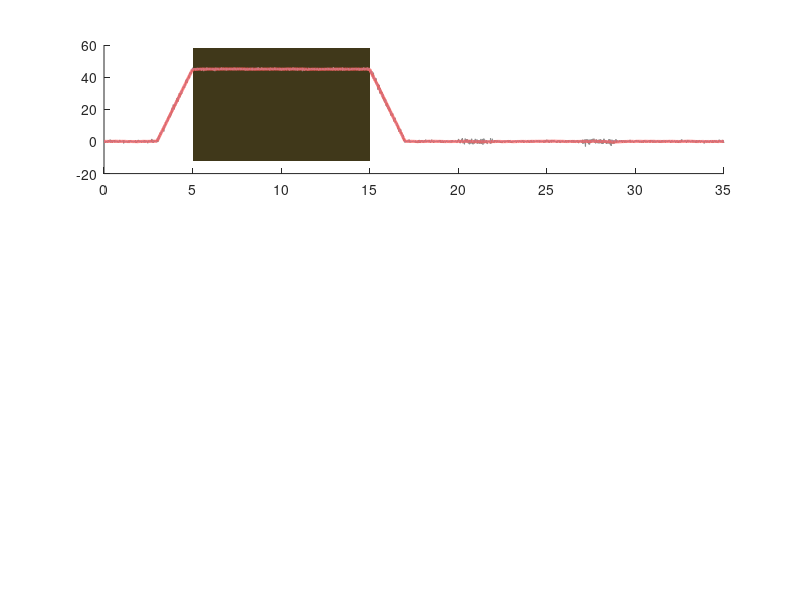

MATLAB code to generate this figure: (Note: this script raises an error after producing the figure.)
% ================================================================
%  BAI 6 - UOC LUONG GOC ROLL / PITCH / YAW
%  Cam bien: MPU6050 (Accel + Gyro)
%  Kalman Filter da chay tren Arduino, MATLAB phan tich ket qua
% ================================================================
clear; clc; close all;

% ================================================================
%  MAU SAC CHO GIAO DIEN TOI (Dark Theme)
% ================================================================
CLR_BG      = [0.10  0.10  0.10];   % nen figure
CLR_AX      = [0.15  0.15  0.15];   % nen axes
CLR_TXT     = [0.95  0.95  0.95];   % chu trang
CLR_GRID    = [0.30  0.30  0.30];   % luoi
CLR_ACCEL   = [0.55  0.55  0.55];   % xam
CLR_GYRO    = [0.40  0.70  1.00];   % xanh duong nhat
CLR_KF      = [1.00  0.35  0.35];   % do
CLR_KF_P    = [0.35  0.85  0.55];   % xanh la (Pitch KF)
CLR_REF     = [1.00  0.85  0.20];   % vang (duong chuan)
CLR_HOLD_R  = [0.25  0.22  0.10];   % vung giu Roll
CLR_HOLD_P  = [0.10  0.20  0.28];   % vung giu Pitch
CLR_WARN    = [0.90  0.50  0.10];   % cam (canh bao)

%% ===== 1. DOC DU LIEU =====
fid = fopen('bai_6.txt', 'r');
raw = textscan(fid, '%f%f%f%f%f%f%f%f%f', ...
    'Delimiter', ',', 'CommentStyle', '#', 'HeaderLines', 3);
fclose(fid);

t_ms = raw{1};
Ra   = raw{2};   % Roll  - Accelerometer
Pa   = raw{3};   % Pitch - Accelerometer
Rg   = raw{4};   % Roll  - Gyro
Pg   = raw{5};   % Pitch - Gyro
Yg   = raw{6};   % Yaw   - Gyro (tich phan)
Rkf  = raw{7};   % Roll  - Kalman Filter
Pkf  = raw{8};   % Pitch - Kalman Filter

t       = t_ms / 1000;
dt_mean = mean(diff(t));
Fs      = 1 / dt_mean;

fprintf('========================================\n');
fprintf('  DU LIEU BAI 6\n');
fprintf('========================================\n');
fprintf('  So mau          : %d\n',    length(t));
fprintf('  Thoi gian tong  : %.2f s\n', t(end)-t(1));
fprintf('  Tan so lay mau  : %.1f Hz\n', Fs);
fprintf('  dt trung binh   : %.2f ms\n', dt_mean*1000);

%% ===== 2. MOC THOI GIAN =====
T_STATIC_S    = 0.5;   T_STATIC_E    = 2.5;
T_ROLL_START  = 3.0;
T_ROLL_HOLD_S = 5.0;   T_ROLL_HOLD_E = 15.0;
T_ROLL_END    = 17.0;
T_REST1_S     = 17.0;  T_REST1_E     = 20.0;
T_PITCH_START = 20.0;
T_PITCH_HOLD_S= 22.0;  T_PITCH_HOLD_E= 27.0;
T_PITCH_END   = 29.0;
T_FINAL_S     = 29.0;  T_FINAL_E     = t(end);

%% ===== HAM TIEN ICH DARK THEME =====
function style_axes(ax, clr_ax, clr_txt, clr_grid)
    set(ax, 'Color', clr_ax, ...
            'XColor', clr_txt, 'YColor', clr_txt, ...
            'GridColor', clr_grid, 'MinorGridColor', clr_grid*1.5, ...
            'GridAlpha', 0.4, 'MinorGridAlpha', 0.2, ...
            'FontSize', 9, 'FontName', 'Consolas', ...
            'Box', 'on', 'LineWidth', 0.8);
    grid(ax, 'on'); grid(ax, 'minor');
end

%% ===== 3. FIGURE 1: TONG QUAN =====
fig1 = figure('Name','Bai 6 - Tong quan', ...
    'Position',[30 30 1350 860], 'Color', CLR_BG);

% ---------- ROLL ----------
ax1 = subplot(3,1,1);
patch([T_ROLL_HOLD_S T_ROLL_HOLD_E T_ROLL_HOLD_E T_ROLL_HOLD_S], ...
      [-12 -12 58 58], CLR_HOLD_R, 'EdgeColor','none', 'FaceAlpha',1);
hold on;
plot(t, Ra,  'Color',CLR_ACCEL, 'LineWidth',0.8, 'DisplayName','Accel');
plot(t, Rg,  'Color',CLR_GYRO,  'LineWidth',0.9, 'LineStyle','--', ...
    'DisplayName','Gyro (tich phan)');
plot(t, Rkf, 'Color',CLR_KF,    'LineWidth',2.2, 'DisplayName','Kalman Filter');
yline(45, 'Color',CLR_REF, 'LineWidth',1.2, 'LineStyle',':', ...
    'DisplayName','45° chuan');
yline(0,  'Color',CLR_REF, 'LineWidth',0.8, 'LineStyle',':');
ylabel('Goc (do)', 'Color',CLR_TXT, 'FontSize',10);
title('ROLL  –  xung quanh truc X', 'Color',CLR_TXT, 'FontSize',12, ...
    'FontWeight','bold');
lg = legend('Location','northeast', 'FontSize',8, 'TextColor',CLR_TXT);
lg.Color = [0.12 0.12 0.12]; lg.EdgeColor = CLR_GRID;
style_axes(ax1, CLR_AX, CLR_TXT, CLR_GRID);
xlim([0 t(end)]); ylim([-12 58]);
text(T_ROLL_HOLD_S+0.4, 50, '  Vung giu 45°', 'Color',CLR_REF, ...
    'FontSize',8, 'FontName','Consolas');

% ---------- PITCH ----------
ax2 = subplot(3,1,2);
patch([T_PITCH_HOLD_S T_PITCH_HOLD_E T_PITCH_HOLD_E T_PITCH_HOLD_S], ...
      [-12 -12 42 42], CLR_HOLD_P, 'EdgeColor','none', 'FaceAlpha',1);
hold on;
plot(t, Pa,  'Color',CLR_ACCEL, 'LineWidth',0.8, 'DisplayName','Accel');
plot(t, Pg,  'Color',CLR_GYRO,  'LineWidth',0.9, 'LineStyle','--', ...
    'DisplayName','Gyro (tich phan)');
plot(t, Pkf, 'Color',CLR_KF_P,  'LineWidth',2.2, 'DisplayName','Kalman Filter');
yline(30, 'Color',CLR_REF, 'LineWidth',1.2, 'LineStyle',':', ...
    'DisplayName','30° chuan');
yline(0,  'Color',CLR_REF, 'LineWidth',0.8, 'LineStyle',':');
ylabel('Goc (do)', 'Color',CLR_TXT, 'FontSize',10);
title('PITCH  –  xung quanh truc Y', 'Color',CLR_TXT, 'FontSize',12, ...
    'FontWeight','bold');
lg2 = legend('Location','northeast', 'FontSize',8, 'TextColor',CLR_TXT);
lg2.Color = [0.12 0.12 0.12]; lg2.EdgeColor = CLR_GRID;
style_axes(ax2, CLR_AX, CLR_TXT, CLR_GRID);
xlim([0 t(end)]); ylim([-12 42]);
text(T_PITCH_HOLD_S+0.4, 34, '  Vung giu 30°', 'Color',CLR_REF, ...
    'FontSize',8, 'FontName','Consolas');

% ---------- YAW ----------
ax3 = subplot(3,1,3);
plot(t, Yg, 'Color',CLR_GYRO, 'LineWidth',1.8, ...
    'DisplayName','Yaw – Gyro (tich phan Euler)');
hold on;
yline(0, 'Color',CLR_REF, 'LineWidth',0.8, 'LineStyle',':');
ylabel('Goc (do)', 'Color',CLR_TXT, 'FontSize',10);
xlabel('Thoi gian (s)', 'Color',CLR_TXT, 'FontSize',10);
title('YAW  –  Tich phan Gyroscope (Open-loop, khong can Magnetometer)', ...
    'Color',CLR_TXT, 'FontSize',12, 'FontWeight','bold');
lg3 = legend('Location','northwest', 'FontSize',8, 'TextColor',CLR_TXT);
lg3.Color = [0.12 0.12 0.12]; lg3.EdgeColor = CLR_GRID;
style_axes(ax3, CLR_AX, CLR_TXT, CLR_GRID);
xlim([0 t(end)]);

sgt = sgtitle('BAI 6  –  Uoc luong goc Roll / Pitch / Yaw  |  MPU6050', ...
    'Color',CLR_TXT, 'FontSize',14, 'FontWeight','bold');

saveas(fig1, 'bai6_overview.png');

%% ===== 4. PHAN TICH SO =====

% --- ROLL tai 45 do ---
mask_hold = (t >= T_ROLL_HOLD_S) & (t <= T_ROLL_HOLD_E);
Rhold     = Rkf(mask_hold);
mean_R    = mean(Rhold);
std_R     = std(Rhold);
err_R     = mean_R - 45;
maxdev_R  = max(abs(Rhold - 45));

% --- PITCH tai 30 do ---
mask_ph   = (t >= T_PITCH_HOLD_S) & (t <= T_PITCH_HOLD_E);
Phold     = Pkf(mask_ph);
mean_P    = mean(Phold);
std_P     = std(Phold);
err_P     = mean_P - 30;
maxdev_P  = max(abs(Phold - 30));

% --- Hoi tu Roll ---
mask_ret  = (t >= T_ROLL_END) & (t <= T_REST1_E);
t_ret     = t(mask_ret);
R_ret     = Rkf(mask_ret);
idx_cR    = find(abs(R_ret) < 1.0, 1, 'first');

% --- Hoi tu Pitch ---
mask_pret = (t >= T_PITCH_END) & (t <= T_FINAL_E);
t_pret    = t(mask_pret);
P_pret    = Pkf(mask_pret);
idx_cP    = find(abs(P_pret) < 1.0, 1, 'first');

% --- Latency ---
mask_up   = (t >= T_ROLL_START) & (t <= 6.0);
t_up      = t(mask_up);
idx_ac    = find(Ra(mask_up) > 5, 1, 'first');
idx_kf    = find(Rkf(mask_up) > 5, 1, 'first');

% --- Drift Yaw ---
mask_yaw  = (t >= T_FINAL_S) & (t <= T_FINAL_E);
t_ys      = t(mask_yaw);
Yg_s      = Yg(mask_yaw);
p_yg      = polyfit(t_ys, Yg_s, 1);
drift_dps = p_yg(1);

% In ket qua
fprintf('\n========================================\n');
fprintf('  PHAN TICH ROLL\n');
fprintf('========================================\n');
fprintf('\n[ON DINH tai Roll = 45 do  (t = 5 - 15 s)]\n');
fprintf('  Trung binh KF        : %.4f do\n', mean_R);
fprintf('  Sai so so voi 45 do  : %+.4f do\n', err_R);
fprintf('  STD (nhieu)          : %.4f do\n', std_R);
fprintf('  Sai so dinh          : %.4f do\n', maxdev_R);
if     maxdev_R < 0.5, fprintf('  => RAT TOT (< 0.5 do)\n');
elseif maxdev_R < 1.0, fprintf('  => TOT     (< 1.0 do)\n');
else,                  fprintf('  => CAN KIEM TRA\n'); end

fprintf('\n[HOI TU ve 0 sau khi tha Roll  (t = 17 - 20 s)]\n');
if ~isempty(idx_cR)
    tc = t_ret(idx_cR) - T_ROLL_END;
    fprintf('  Dat |Roll| < 1 do sau : %.2f s\n', tc);
    if tc<=2, fprintf('  => XUAT SAC (< 2s)\n');
    elseif tc<=3, fprintf('  => TOT (< 3s)\n');
    else, fprintf('  => CHAM (> 3s)\n'); end
else
    fprintf('  Gia tri cuoi Roll KF : %.4f do\n', R_ret(end));
end

fprintf('\n========================================\n');
fprintf('  PHAN TICH PITCH\n');
fprintf('========================================\n');
fprintf('\n[ON DINH tai Pitch = 30 do  (t = 22 - 27 s)]\n');
fprintf('  Trung binh KF        : %.4f do\n', mean_P);
fprintf('  Sai so so voi 30 do  : %+.4f do\n', err_P);
fprintf('  STD (nhieu)          : %.4f do\n', std_P);
fprintf('  Sai so dinh          : %.4f do\n', maxdev_P);
if     maxdev_P < 0.5, fprintf('  => RAT TOT (< 0.5 do)\n');
elseif maxdev_P < 1.0, fprintf('  => TOT     (< 1.0 do)\n');
else,                  fprintf('  => CAN KIEM TRA\n'); end

fprintf('\n[HOI TU ve 0 sau khi tha Pitch  (t = 29 - 35 s)]\n');
if ~isempty(idx_cP)
    tp = t_pret(idx_cP) - T_PITCH_END;
    fprintf('  Dat |Pitch| < 1 do sau : %.2f s\n', tp);
    if tp<=2, fprintf('  => XUAT SAC (< 2s)\n');
    elseif tp<=3, fprintf('  => TOT (< 3s)\n');
    else, fprintf('  => CHAM (> 3s)\n'); end
else
    fprintf('  Gia tri cuoi Pitch KF : %.4f do\n', P_pret(end));
end

fprintf('\n========================================\n');
fprintf('  DO TRE (LATENCY)\n');
fprintf('========================================\n');
if ~isempty(idx_ac) && ~isempty(idx_kf)
    lat = (t_up(idx_kf) - t_up(idx_ac)) * 1000;
    fprintf('  Accel vuot 5 do : t = %.3f s\n', t_up(idx_ac));
    fprintf('  KF    vuot 5 do : t = %.3f s\n', t_up(idx_kf));
    fprintf('  Do tre           : %.1f ms\n', lat);
    if abs(lat)<10, fprintf('  => RAT THAP (< 10ms)\n');
    elseif abs(lat)<50, fprintf('  => CHAP NHAN (< 50ms)\n');
    else, fprintf('  => CAO, xem lai Q/R\n'); end
end

fprintf('\n========================================\n');
fprintf('  DANH GIA YAW\n');
fprintf('========================================\n');
fprintf('  Drift rate : %.6f do/s  =  %.4f do/phut\n', drift_dps, drift_dps*60);
fprintf('  Tong drift : %.4f do / %.0f s\n', Yg_s(end)-Yg_s(1), t_ys(end)-t_ys(1));

fprintf('\n========================================\n');
fprintf('  SO SANH VOI GOC CHUAN\n');
fprintf('========================================\n');
fprintf('%-10s %-10s %-12s %-12s %-12s %-12s\n', ...
    'Chuan(do)','Canh','t_start','t_end','Mean_KF','Sai so');
fprintf('%s\n', repmat('-',1,68));

segs = {
    0,  'Roll',  T_STATIC_S,    T_STATIC_E,    Rkf;
    45, 'Roll',  T_ROLL_HOLD_S, T_ROLL_HOLD_E, Rkf;
    0,  'Roll',  T_REST1_S,     T_REST1_E,     Rkf;
    0,  'Pitch', T_STATIC_S,    T_STATIC_E,    Pkf;
    30, 'Pitch', T_PITCH_HOLD_S,T_PITCH_HOLD_E,Pkf;
    0,  'Pitch', T_FINAL_S,     T_FINAL_E,     Pkf;
};
for i = 1:size(segs,1)
    ref  = segs{i,1};  axis_ = segs{i,2};
    ts   = segs{i,3};  te    = segs{i,4};  sig = segs{i,5};
    mk   = (t>=ts) & (t<=te);
    v    = mean(sig(mk));  e = abs(v-ref);
    if e<0.5, g='Rat tot'; elseif e<1.0, g='Tot'; else, g='Can KT'; end
    fprintf('%-10d %-10s %-12.1f %-12.1f %-12.4f %-12.4f  %s\n', ...
        ref, axis_, ts, te, v, e, g);
end

%% ===== 5. FIGURE 2: PHAN TICH CHI TIET =====
fig2 = figure('Name','Bai 6 - Chi tiet', ...
    'Position',[50 50 1320 900], 'Color', CLR_BG);

% --- (a) Roll tang/giu/ve 0 ---
ax4 = subplot(2,2,1);
mask_a = (t >= T_ROLL_START-0.5) & (t <= T_REST1_E);
plot(t(mask_a), Ra(mask_a),  'Color',CLR_ACCEL, 'LineWidth',0.9, ...
    'DisplayName','Accel');
hold on;
plot(t(mask_a), Rkf(mask_a), 'Color',CLR_KF, 'LineWidth',2.2, ...
    'DisplayName','Kalman KF');
yline(45,'Color',CLR_REF,'LineWidth',1,'LineStyle','--');
yline(0, 'Color',CLR_REF,'LineWidth',0.8,'LineStyle','--');
xlabel('t (s)','Color',CLR_TXT); ylabel('Roll (do)','Color',CLR_TXT);
title('Roll: Tang – Giu – Ve 0','Color',CLR_TXT,'FontWeight','bold');
lg4 = legend('FontSize',8,'TextColor',CLR_TXT);
lg4.Color=[0.12 0.12 0.12]; lg4.EdgeColor=CLR_GRID;
style_axes(ax4, CLR_AX, CLR_TXT, CLR_GRID);

% --- (b) Pitch tang/giu/ve 0 ---
ax5 = subplot(2,2,2);
mask_b = (t >= T_PITCH_START-0.5) & (t <= T_FINAL_E);
plot(t(mask_b), Pa(mask_b),  'Color',CLR_ACCEL, 'LineWidth',0.9, ...
    'DisplayName','Accel');
hold on;
plot(t(mask_b), Pkf(mask_b), 'Color',CLR_KF_P, 'LineWidth',2.2, ...
    'DisplayName','Kalman KF');
yline(30,'Color',CLR_REF,'LineWidth',1,'LineStyle','--');
yline(0, 'Color',CLR_REF,'LineWidth',0.8,'LineStyle','--');
xlabel('t (s)','Color',CLR_TXT); ylabel('Pitch (do)','Color',CLR_TXT);
title('Pitch: Tang – Giu – Ve 0','Color',CLR_TXT,'FontWeight','bold');
lg5 = legend('FontSize',8,'TextColor',CLR_TXT);
lg5.Color=[0.12 0.12 0.12]; lg5.EdgeColor=CLR_GRID;
style_axes(ax5, CLR_AX, CLR_TXT, CLR_GRID);

% --- (c) Nhieu tai goc giu ---
ax6 = subplot(2,2,3);
t_hn = t(mask_hold) - T_ROLL_HOLD_S;
dev_R = Rhold - 45;
fill([t_hn; flipud(t_hn)], ...
     [ones(size(t_hn))*0.5; ones(size(t_hn))*(-0.5)], ...
     [0.2 0.2 0.1], 'EdgeColor','none', 'FaceAlpha',0.5);
hold on;
plot(t_hn, dev_R, 'Color',CLR_KF, 'LineWidth',1.5);
yline(0.5,  'Color',CLR_REF,'LineWidth',1,'LineStyle','--');
yline(-0.5, 'Color',CLR_REF,'LineWidth',1,'LineStyle','--');
yline(0,    'Color',[0.4 1 0.4],'LineWidth',1.2);
xlabel('Thoi gian giu goc (s)','Color',CLR_TXT);
ylabel('Sai so (do)','Color',CLR_TXT);
title(sprintf('Nhieu Roll tai 45°  |  STD=%.4f°  |  Max=%.4f°', ...
    std_R, maxdev_R), 'Color',CLR_TXT, 'FontWeight','bold');
style_axes(ax6, CLR_AX, CLR_TXT, CLR_GRID);

% --- (d) Drift Yaw ---
ax7 = subplot(2,2,4);
t_fit = linspace(t_ys(1), t_ys(end), 300);
plot(t_ys, Yg_s, 'Color',CLR_GYRO, 'LineWidth',1.8, ...
    'DisplayName','Yaw do');
hold on;
plot(t_fit, polyval(p_yg,t_fit), 'Color',CLR_WARN, 'LineWidth',1.5, ...
    'LineStyle','--', 'DisplayName', ...
    sprintf('Xu huong (%.6f°/s)', drift_dps));
xlabel('t (s)','Color',CLR_TXT); ylabel('Yaw (do)','Color',CLR_TXT);
title('Drift Yaw – Kiem chung do on dinh', ...
    'Color',CLR_TXT,'FontWeight','bold');
lg7 = legend('FontSize',8,'TextColor',CLR_TXT);
lg7.Color=[0.12 0.12 0.12]; lg7.EdgeColor=CLR_GRID;
style_axes(ax7, CLR_AX, CLR_TXT, CLR_GRID);

sgtitle('BAI 6  –  Phan tich chi tiet', ...
    'Color',CLR_TXT,'FontSize',14,'FontWeight','bold');
saveas(fig2, 'bai6_detail.png');

%% ===== 6. FIGURE 3: HIEU QUA LOC NHIEU =====
fig3 = figure('Name','Bai 6 - Hieu qua loc nhieu', ...
    'Position',[70 70 1280 440], 'Color', CLR_BG);

% --- Roll ---
ax8 = subplot(1,2,1);
nRa  = Ra(mask_hold)  - mean(Ra(mask_hold));
nRkf = Rkf(mask_hold) - mean(Rkf(mask_hold));
tn   = t(mask_hold) - T_ROLL_HOLD_S;
plot(tn, nRa,  'Color',CLR_ACCEL, 'LineWidth',0.9, ...
    'DisplayName', sprintf('Accel  STD=%.4f°', std(nRa)));
hold on;
plot(tn, nRkf, 'Color',CLR_KF,    'LineWidth',1.8, ...
    'DisplayName', sprintf('KF     STD=%.4f°', std(nRkf)));
xlabel('Thoi gian giu goc (s)','Color',CLR_TXT);
ylabel('\Delta goc (do)','Color',CLR_TXT);
title('Nhieu Roll = 45°  (Accel vs KF)','Color',CLR_TXT,'FontWeight','bold');
lg8 = legend('FontSize',9,'TextColor',CLR_TXT);
lg8.Color=[0.12 0.12 0.12]; lg8.EdgeColor=CLR_GRID;
style_axes(ax8, CLR_AX, CLR_TXT, CLR_GRID);
ratio_R = std(nRa)/std(nRkf);
text(0.03, 0.91, sprintf('KF giam nhieu %.1fx', ratio_R), ...
    'Units','normalized','Color',CLR_KF,'FontSize',10,'FontWeight','bold');

% --- Pitch ---
ax9 = subplot(1,2,2);
nPa  = Pa(mask_ph)  - mean(Pa(mask_ph));
nPkf = Pkf(mask_ph) - mean(Pkf(mask_ph));
tp2  = t(mask_ph) - T_PITCH_HOLD_S;
plot(tp2, nPa,  'Color',CLR_ACCEL, 'LineWidth',0.9, ...
    'DisplayName', sprintf('Accel  STD=%.4f°', std(nPa)));
hold on;
plot(tp2, nPkf, 'Color',CLR_KF_P,  'LineWidth',1.8, ...
    'DisplayName', sprintf('KF     STD=%.4f°', std(nPkf)));
xlabel('Thoi gian giu goc (s)','Color',CLR_TXT);
ylabel('\Delta goc (do)','Color',CLR_TXT);
title('Nhieu Pitch = 30°  (Accel vs KF)','Color',CLR_TXT,'FontWeight','bold');
lg9 = legend('FontSize',9,'TextColor',CLR_TXT);
lg9.Color=[0.12 0.12 0.12]; lg9.EdgeColor=CLR_GRID;
style_axes(ax9, CLR_AX, CLR_TXT, CLR_GRID);
ratio_P = std(nPa)/std(nPkf);
text(0.03, 0.91, sprintf('KF giam nhieu %.1fx', ratio_P), ...
    'Units','normalized','Color',CLR_KF_P,'FontSize',10,'FontWeight','bold');

sgtitle('BAI 6  –  Hieu qua loc nhieu cua Kalman Filter', ...
    'Color',CLR_TXT,'FontSize',13,'FontWeight','bold');
saveas(fig3, 'bai6_noise.png');

%% ===== 7. TOM TAT CUOI =====
fprintf('\n========================================\n');
fprintf('  TOM TAT KET QUA BAI 6\n');
fprintf('========================================\n');
fprintf('  ROLL  – Sai so:%.4f do | STD:%.4f do | Giam nhieu:%.1fx\n', ...
    err_R, std_R, ratio_R);
fprintf('  PITCH – Sai so:%.4f do | STD:%.4f do | Giam nhieu:%.1fx\n', ...
    err_P, std_P, ratio_P);
fprintf('  YAW   – Drift: %.6f do/s  (%.4f do/phut)\n', drift_dps, drift_dps*60);
if maxdev_R<0.5 && maxdev_P<0.5
    fprintf('\n  => KET LUAN: DAT CHUAN RAT TOT (sai so < 0.5 do)\n');
elseif maxdev_R<1.0 && maxdev_P<1.0
    fprintf('\n  => KET LUAN: DAT CHUAN TOT (sai so < 1.0 do)\n');
else
    fprintf('\n  => KET LUAN: CAN KIEM TRA LAI (sai so > 1.0 do)\n');
end
fprintf('\n  File da luu:\n');
fprintf('    bai6_overview.png\n');
fprintf('    bai6_detail.png\n');
fprintf('    bai6_noise.png\n');
fprintf('\n=== HOAN TAT BAI 6 ===\n');
